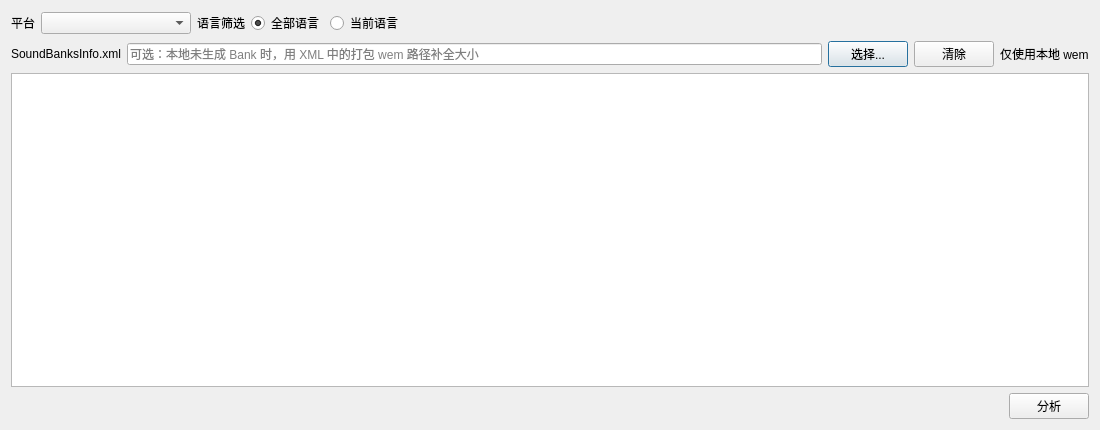
<?xml version="1.0" encoding="UTF-8"?>
<ui version="4.0">
 <class>MediaSize</class>
 <widget class="QDialog" name="MediaSize">
  <property name="geometry">
   <rect>
    <x>0</x>
    <y>0</y>
    <width>1100</width>
    <height>430</height>
   </rect>
  </property>
  <property name="windowTitle">
   <string>媒体资源大小</string>
  </property>
  <layout class="QVBoxLayout" name="mainLayout">
   <item>
    <layout class="QHBoxLayout" name="optionRow">
     <item>
      <widget class="QLabel" name="lblPlatform">
       <property name="text">
        <string>平台</string>
       </property>
      </widget>
     </item>
     <item>
      <widget class="QComboBox" name="cbbPlatform">
       <property name="minimumSize">
        <size>
         <width>150</width>
         <height>0</height>
        </size>
       </property>
       <property name="toolTip">
        <string>切换后同步修改 Wwise 里的当前平台；点击「分析」后按新平台统计（wem 大小只统计当前平台）。</string>
       </property>
      </widget>
     </item>
     <item>
      <widget class="QLabel" name="lblLanguageFilter">
       <property name="text">
        <string>语言筛选</string>
       </property>
      </widget>
     </item>
     <item>
      <widget class="QRadioButton" name="rbnLangAll">
       <property name="toolTip">
        <string>统计全部语言。与「高级筛选 → 语言筛选」共用同一设置；点击「分析」后生效。</string>
       </property>
       <property name="text">
        <string>全部语言</string>
       </property>
       <property name="checked">
        <bool>true</bool>
       </property>
      </widget>
     </item>
     <item>
      <widget class="QRadioButton" name="rbnLangActive">
       <property name="toolTip">
        <string>只统计当前语言的源（SFX 等非本地化源始终保留）。与「高级筛选 → 语言筛选」共用同一设置；点击「分析」后生效。</string>
       </property>
       <property name="text">
        <string>当前语言</string>
       </property>
      </widget>
     </item>
     <item>
      <spacer name="optionSpacer">
       <property name="orientation">
        <enum>Qt::Horizontal</enum>
       </property>
       <property name="sizeHint" stdset="0">
        <size>
         <width>40</width>
         <height>20</height>
        </size>
       </property>
      </spacer>
     </item>
    </layout>
   </item>
   <item>
    <layout class="QHBoxLayout" name="xmlRow">
     <item>
      <widget class="QLabel" name="lblSoundBanksInfo">
       <property name="text">
        <string>SoundBanksInfo.xml</string>
       </property>
      </widget>
     </item>
     <item>
      <widget class="QLineEdit" name="iptSoundBanksInfoPath">
       <property name="placeholderText">
        <string>可选：本地未生成 Bank 时，用 XML 中的打包 wem 路径补全大小</string>
       </property>
      </widget>
     </item>
     <item>
      <widget class="QPushButton" name="btnChooseSoundBanksInfo">
       <property name="text">
        <string>选择...</string>
       </property>
      </widget>
     </item>
     <item>
      <widget class="QPushButton" name="btnClearSoundBanksInfo">
       <property name="text">
        <string>清除</string>
       </property>
      </widget>
     </item>
     <item>
      <widget class="QLabel" name="lblSoundBanksInfoStatus">
       <property name="text">
        <string>仅使用本地 wem</string>
       </property>
      </widget>
     </item>
    </layout>
   </item>
   <item>
    <widget class="QTableView" name="tblMediaSize"/>
   </item>
   <item>
    <layout class="QHBoxLayout" name="buttonRow">
     <item>
      <spacer name="buttonSpacer">
       <property name="orientation">
        <enum>Qt::Horizontal</enum>
       </property>
       <property name="sizeHint" stdset="0">
        <size>
         <width>40</width>
         <height>20</height>
        </size>
       </property>
      </spacer>
     </item>
     <item>
      <widget class="QPushButton" name="btnAnalyze">
       <property name="toolTip">
        <string>按当前平台、语言筛选和 SoundBanksInfo.xml 设置统计媒体资源大小。</string>
       </property>
       <property name="text">
        <string>分析</string>
       </property>
      </widget>
     </item>
    </layout>
   </item>
  </layout>
 </widget>
 <resources/>
 <connections/>
</ui>
